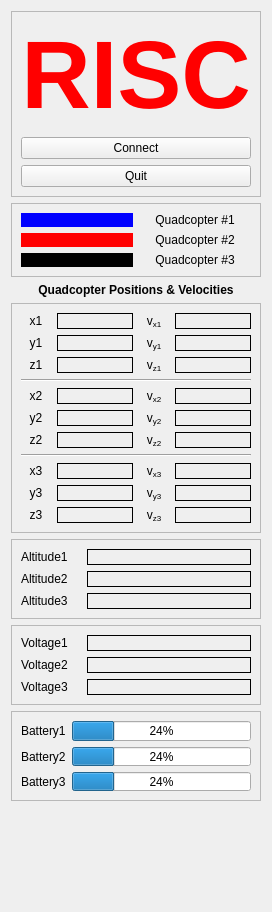
   <widget class="QWidget" name="dockWidgetContents_2">
    <layout class="QGridLayout" name="gridLayout_5">
     <item row="0" column="0">
      <widget class="QFrame" name="frame">
       <property name="sizePolicy">
        <sizepolicy hsizetype="Minimum" vsizetype="Preferred">
         <horstretch>0</horstretch>
         <verstretch>0</verstretch>
        </sizepolicy>
       </property>
       <property name="frameShape">
        <enum>QFrame::StyledPanel</enum>
       </property>
       <property name="frameShadow">
        <enum>QFrame::Raised</enum>
       </property>
       <layout class="QVBoxLayout" name="verticalLayout_3">
        <item>
         <widget class="QLabel" name="label_10">
          <property name="font">
           <font>
            <pointsize>72</pointsize>
            <weight>75</weight>
            <bold>true</bold>
           </font>
          </property>
          <property name="autoFillBackground">
           <bool>true</bool>
          </property>
          <property name="styleSheet">
           <string notr="true">color: rgb(255, 0, 0);</string>
          </property>
          <property name="text">
           <string>&lt;html&gt;&lt;head/&gt;&lt;body&gt;&lt;p align=&quot;center&quot;&gt;RISC&lt;/p&gt;&lt;/body&gt;&lt;/html&gt;</string>
          </property>
          <property name="alignment">
           <set>Qt::AlignCenter</set>
          </property>
         </widget>
        </item>
        <item>
         <widget class="QPushButton" name="button_connect">
          <property name="enabled">
           <bool>true</bool>
          </property>
          <property name="sizePolicy">
           <sizepolicy hsizetype="MinimumExpanding" vsizetype="Fixed">
            <horstretch>0</horstretch>
            <verstretch>0</verstretch>
           </sizepolicy>
          </property>
          <property name="toolTip">
           <string>Set the target to the current joint trajectory state.</string>
          </property>
          <property name="statusTip">
           <string>Clear all waypoints and set the target to the current joint trajectory state.</string>
          </property>
          <property name="text">
           <string>Connect</string>
          </property>
         </widget>
        </item>
        <item>
         <widget class="QPushButton" name="quit_button">
          <property name="sizePolicy">
           <sizepolicy hsizetype="MinimumExpanding" vsizetype="Fixed">
            <horstretch>0</horstretch>
            <verstretch>0</verstretch>
           </sizepolicy>
          </property>
          <property name="text">
           <string>Quit</string>
          </property>
         </widget>
        </item>
       </layout>
      </widget>
     </item>
     <item row="7" column="0">
      <widget class="QFrame" name="frame_3">
       <property name="maximumSize">
        <size>
         <width>16777215</width>
         <height>90</height>
        </size>
       </property>
       <property name="frameShape">
        <enum>QFrame::StyledPanel</enum>
       </property>
       <property name="frameShadow">
        <enum>QFrame::Raised</enum>
       </property>
       <layout class="QGridLayout" name="gridLayout_4">
        <item row="0" column="1">
         <widget class="QProgressBar" name="BatteryProgressBar1">
          <property name="value">
           <number>24</number>
          </property>
         </widget>
        </item>
        <item row="1" column="1">
         <widget class="QProgressBar" name="BatteryProgressBar2">
          <property name="value">
           <number>24</number>
          </property>
         </widget>
        </item>
        <item row="0" column="0">
         <widget class="QLabel" name="label_4">
          <property name="text">
           <string>Battery1</string>
          </property>
         </widget>
        </item>
        <item row="1" column="0">
         <widget class="QLabel" name="label_5">
          <property name="text">
           <string>Battery2</string>
          </property>
         </widget>
        </item>
        <item row="2" column="0">
         <widget class="QLabel" name="label_6">
          <property name="text">
           <string>Battery3</string>
          </property>
         </widget>
        </item>
        <item row="2" column="1">
         <widget class="QProgressBar" name="BatteryProgressBar3">
          <property name="value">
           <number>24</number>
          </property>
         </widget>
        </item>
       </layout>
      </widget>
     </item>
     <item row="3" column="0">
      <widget class="QFrame" name="frame_5">
       <property name="minimumSize">
        <size>
         <width>0</width>
         <height>230</height>
        </size>
       </property>
       <property name="frameShape">
        <enum>QFrame::StyledPanel</enum>
       </property>
       <property name="frameShadow">
        <enum>QFrame::Raised</enum>
       </property>
       <layout class="QGridLayout" name="gridLayout_7">
        <item row="9" column="3">
         <widget class="QLabel" name="VelocityLabely3">
          <property name="styleSheet">
           <string notr="true">QLabel{
     border-width: 1px;
     border-style: solid;
     border-color: rgb(0, 0, 0);
}</string>
          </property>
          <property name="text">
           <string/>
          </property>
         </widget>
        </item>
        <item row="2" column="2">
         <widget class="QLabel" name="label_23">
          <property name="minimumSize">
           <size>
            <width>30</width>
            <height>0</height>
           </size>
          </property>
          <property name="maximumSize">
           <size>
            <width>30</width>
            <height>16777215</height>
           </size>
          </property>
          <property name="text">
           <string>&lt;html&gt;&lt;head/&gt;&lt;body&gt;&lt;p&gt;v&lt;span style=&quot; vertical-align:sub;&quot;&gt;z1&lt;/span&gt;&lt;/p&gt;&lt;/body&gt;&lt;/html&gt;</string>
          </property>
          <property name="alignment">
           <set>Qt::AlignCenter</set>
          </property>
         </widget>
        </item>
        <item row="10" column="2">
         <widget class="QLabel" name="label_51">
          <property name="minimumSize">
           <size>
            <width>30</width>
            <height>0</height>
           </size>
          </property>
          <property name="maximumSize">
           <size>
            <width>30</width>
            <height>16777215</height>
           </size>
          </property>
          <property name="text">
           <string>&lt;html&gt;&lt;head/&gt;&lt;body&gt;&lt;p&gt;v&lt;span style=&quot; vertical-align:sub;&quot;&gt;z3&lt;/span&gt;&lt;/p&gt;&lt;/body&gt;&lt;/html&gt;</string>
          </property>
          <property name="alignment">
           <set>Qt::AlignCenter</set>
          </property>
         </widget>
        </item>
        <item row="9" column="1">
         <widget class="QLabel" name="PositionLabely3">
          <property name="styleSheet">
           <string notr="true">QLabel{
     border-width: 1px;
     border-style: solid;
     border-color: rgb(0, 0, 0);
}</string>
          </property>
          <property name="text">
           <string/>
          </property>
         </widget>
        </item>
        <item row="0" column="3">
         <widget class="QLabel" name="VelocityLabelx1">
          <property name="styleSheet">
           <string notr="true">QLabel{
     border-width: 1px;
     border-style: solid;
     border-color: rgb(0, 0, 0);
}</string>
          </property>
          <property name="text">
           <string/>
          </property>
         </widget>
        </item>
        <item row="0" column="0">
         <widget class="QLabel" name="label_13">
          <property name="sizePolicy">
           <sizepolicy hsizetype="Fixed" vsizetype="Preferred">
            <horstretch>0</horstretch>
            <verstretch>0</verstretch>
           </sizepolicy>
          </property>
          <property name="minimumSize">
           <size>
            <width>30</width>
            <height>0</height>
           </size>
          </property>
          <property name="maximumSize">
           <size>
            <width>30</width>
            <height>16777215</height>
           </size>
          </property>
          <property name="text">
           <string>x1</string>
          </property>
          <property name="alignment">
           <set>Qt::AlignCenter</set>
          </property>
         </widget>
        </item>
        <item row="7" column="0" colspan="4">
         <widget class="Line" name="line_2">
          <property name="orientation">
           <enum>Qt::Horizontal</enum>
          </property>
         </widget>
        </item>
        <item row="6" column="0">
         <widget class="QLabel" name="label_40">
          <property name="sizePolicy">
           <sizepolicy hsizetype="Fixed" vsizetype="Preferred">
            <horstretch>0</horstretch>
            <verstretch>0</verstretch>
           </sizepolicy>
          </property>
          <property name="minimumSize">
           <size>
            <width>30</width>
            <height>0</height>
           </size>
          </property>
          <property name="maximumSize">
           <size>
            <width>30</width>
            <height>16777215</height>
           </size>
          </property>
          <property name="text">
           <string>z2</string>
          </property>
          <property name="alignment">
           <set>Qt::AlignCenter</set>
          </property>
         </widget>
        </item>
        <item row="3" column="0" colspan="4">
         <widget class="Line" name="line">
          <property name="orientation">
           <enum>Qt::Horizontal</enum>
          </property>
         </widget>
        </item>
        <item row="8" column="0">
         <widget class="QLabel" name="label_44">
          <property name="sizePolicy">
           <sizepolicy hsizetype="Fixed" vsizetype="Preferred">
            <horstretch>0</horstretch>
            <verstretch>0</verstretch>
           </sizepolicy>
          </property>
          <property name="minimumSize">
           <size>
            <width>30</width>
            <height>0</height>
           </size>
          </property>
          <property name="maximumSize">
           <size>
            <width>30</width>
            <height>16777215</height>
           </size>
          </property>
          <property name="text">
           <string>x3</string>
          </property>
          <property name="alignment">
           <set>Qt::AlignCenter</set>
          </property>
         </widget>
        </item>
        <item row="1" column="2">
         <widget class="QLabel" name="label_20">
          <property name="minimumSize">
           <size>
            <width>30</width>
            <height>0</height>
           </size>
          </property>
          <property name="maximumSize">
           <size>
            <width>30</width>
            <height>16777215</height>
           </size>
          </property>
          <property name="text">
           <string>&lt;html&gt;&lt;head/&gt;&lt;body&gt;&lt;p&gt;v&lt;span style=&quot; vertical-align:sub;&quot;&gt;y1&lt;/span&gt;&lt;/p&gt;&lt;/body&gt;&lt;/html&gt;</string>
          </property>
          <property name="alignment">
           <set>Qt::AlignCenter</set>
          </property>
         </widget>
        </item>
        <item row="9" column="0">
         <widget class="QLabel" name="label_48">
          <property name="sizePolicy">
           <sizepolicy hsizetype="Fixed" vsizetype="Preferred">
            <horstretch>0</horstretch>
            <verstretch>0</verstretch>
           </sizepolicy>
          </property>
          <property name="minimumSize">
           <size>
            <width>30</width>
            <height>0</height>
           </size>
          </property>
          <property name="maximumSize">
           <size>
            <width>30</width>
            <height>16777215</height>
           </size>
          </property>
          <property name="text">
           <string>y3</string>
          </property>
          <property name="alignment">
           <set>Qt::AlignCenter</set>
          </property>
         </widget>
        </item>
        <item row="6" column="2">
         <widget class="QLabel" name="label_39">
          <property name="minimumSize">
           <size>
            <width>30</width>
            <height>0</height>
           </size>
          </property>
          <property name="maximumSize">
           <size>
            <width>30</width>
            <height>16777215</height>
           </size>
          </property>
          <property name="text">
           <string>&lt;html&gt;&lt;head/&gt;&lt;body&gt;&lt;p&gt;v&lt;span style=&quot; vertical-align:sub;&quot;&gt;z2&lt;/span&gt;&lt;/p&gt;&lt;/body&gt;&lt;/html&gt;</string>
          </property>
          <property name="alignment">
           <set>Qt::AlignCenter</set>
          </property>
         </widget>
        </item>
        <item row="5" column="2">
         <widget class="QLabel" name="label_35">
          <property name="minimumSize">
           <size>
            <width>30</width>
            <height>0</height>
           </size>
          </property>
          <property name="maximumSize">
           <size>
            <width>30</width>
            <height>16777215</height>
           </size>
          </property>
          <property name="text">
           <string>&lt;html&gt;&lt;head/&gt;&lt;body&gt;&lt;p&gt;v&lt;span style=&quot; vertical-align:sub;&quot;&gt;y2&lt;/span&gt;&lt;/p&gt;&lt;/body&gt;&lt;/html&gt;</string>
          </property>
          <property name="alignment">
           <set>Qt::AlignCenter</set>
          </property>
         </widget>
        </item>
        <item row="6" column="3">
         <widget class="QLabel" name="VelocityLabelz2">
          <property name="styleSheet">
           <string notr="true">QLabel{
     border-width: 1px;
     border-style: solid;
     border-color: rgb(0, 0, 0);
}</string>
          </property>
          <property name="text">
           <string/>
          </property>
         </widget>
        </item>
        <item row="5" column="0">
         <widget class="QLabel" name="label_36">
          <property name="sizePolicy">
           <sizepolicy hsizetype="Fixed" vsizetype="Preferred">
            <horstretch>0</horstretch>
            <verstretch>0</verstretch>
           </sizepolicy>
          </property>
          <property name="minimumSize">
           <size>
            <width>30</width>
            <height>0</height>
           </size>
          </property>
          <property name="maximumSize">
           <size>
            <width>30</width>
            <height>16777215</height>
           </size>
          </property>
          <property name="text">
           <string>y2</string>
          </property>
          <property name="alignment">
           <set>Qt::AlignCenter</set>
          </property>
         </widget>
        </item>
        <item row="4" column="0">
         <widget class="QLabel" name="label_28">
          <property name="sizePolicy">
           <sizepolicy hsizetype="Fixed" vsizetype="Preferred">
            <horstretch>0</horstretch>
            <verstretch>0</verstretch>
           </sizepolicy>
          </property>
          <property name="minimumSize">
           <size>
            <width>30</width>
            <height>0</height>
           </size>
          </property>
          <property name="maximumSize">
           <size>
            <width>30</width>
            <height>16777215</height>
           </size>
          </property>
          <property name="text">
           <string>x2</string>
          </property>
          <property name="alignment">
           <set>Qt::AlignCenter</set>
          </property>
         </widget>
        </item>
        <item row="10" column="1">
         <widget class="QLabel" name="PositionLabelz3">
          <property name="styleSheet">
           <string notr="true">QLabel{
     border-width: 1px;
     border-style: solid;
     border-color: rgb(0, 0, 0);
}</string>
          </property>
          <property name="text">
           <string/>
          </property>
         </widget>
        </item>
        <item row="6" column="1">
         <widget class="QLabel" name="PositionLabelz2">
          <property name="styleSheet">
           <string notr="true">QLabel{
     border-width: 1px;
     border-style: solid;
     border-color: rgb(0, 0, 0);
}</string>
          </property>
          <property name="text">
           <string/>
          </property>
         </widget>
        </item>
        <item row="0" column="2">
         <widget class="QLabel" name="label_15">
          <property name="minimumSize">
           <size>
            <width>30</width>
            <height>0</height>
           </size>
          </property>
          <property name="maximumSize">
           <size>
            <width>30</width>
            <height>16777215</height>
           </size>
          </property>
          <property name="text">
           <string>&lt;html&gt;&lt;head/&gt;&lt;body&gt;&lt;p&gt;v&lt;span style=&quot; vertical-align:sub;&quot;&gt;x1&lt;/span&gt;&lt;/p&gt;&lt;/body&gt;&lt;/html&gt;</string>
          </property>
          <property name="alignment">
           <set>Qt::AlignCenter</set>
          </property>
         </widget>
        </item>
        <item row="4" column="1">
         <widget class="QLabel" name="PositionLabelx2">
          <property name="styleSheet">
           <string notr="true">QLabel{
     border-width: 1px;
     border-style: solid;
     border-color: rgb(0, 0, 0);
}</string>
          </property>
          <property name="text">
           <string/>
          </property>
         </widget>
        </item>
        <item row="10" column="0">
         <widget class="QLabel" name="label_52">
          <property name="sizePolicy">
           <sizepolicy hsizetype="Fixed" vsizetype="Preferred">
            <horstretch>0</horstretch>
            <verstretch>0</verstretch>
           </sizepolicy>
          </property>
          <property name="minimumSize">
           <size>
            <width>30</width>
            <height>0</height>
           </size>
          </property>
          <property name="maximumSize">
           <size>
            <width>30</width>
            <height>16777215</height>
           </size>
          </property>
          <property name="text">
           <string>z3</string>
          </property>
          <property name="alignment">
           <set>Qt::AlignCenter</set>
          </property>
         </widget>
        </item>
        <item row="1" column="0">
         <widget class="QLabel" name="label_18">
          <property name="sizePolicy">
           <sizepolicy hsizetype="Fixed" vsizetype="Preferred">
            <horstretch>0</horstretch>
            <verstretch>0</verstretch>
           </sizepolicy>
          </property>
          <property name="minimumSize">
           <size>
            <width>30</width>
            <height>0</height>
           </size>
          </property>
          <property name="maximumSize">
           <size>
            <width>30</width>
            <height>16777215</height>
           </size>
          </property>
          <property name="text">
           <string>y1</string>
          </property>
          <property name="alignment">
           <set>Qt::AlignCenter</set>
          </property>
         </widget>
        </item>
        <item row="2" column="1">
         <widget class="QLabel" name="PositionLabelz1">
          <property name="styleSheet">
           <string notr="true">QLabel{
     border-width: 1px;
     border-style: solid;
     border-color: rgb(0, 0, 0);
}</string>
          </property>
          <property name="text">
           <string/>
          </property>
         </widget>
        </item>
        <item row="5" column="3">
         <widget class="QLabel" name="VelocityLabely2">
          <property name="styleSheet">
           <string notr="true">QLabel{
     border-width: 1px;
     border-style: solid;
     border-color: rgb(0, 0, 0);
}</string>
          </property>
          <property name="text">
           <string/>
          </property>
         </widget>
        </item>
        <item row="1" column="1">
         <widget class="QLabel" name="PositionLabely1">
          <property name="styleSheet">
           <string notr="true">QLabel{
     border-width: 1px;
     border-style: solid;
     border-color: rgb(0, 0, 0);
}</string>
          </property>
          <property name="text">
           <string/>
          </property>
         </widget>
        </item>
        <item row="9" column="2">
         <widget class="QLabel" name="label_47">
          <property name="minimumSize">
           <size>
            <width>30</width>
            <height>0</height>
           </size>
          </property>
          <property name="maximumSize">
           <size>
            <width>30</width>
            <height>16777215</height>
           </size>
          </property>
          <property name="text">
           <string>&lt;html&gt;&lt;head/&gt;&lt;body&gt;&lt;p&gt;v&lt;span style=&quot; vertical-align:sub;&quot;&gt;y3&lt;/span&gt;&lt;/p&gt;&lt;/body&gt;&lt;/html&gt;</string>
          </property>
          <property name="alignment">
           <set>Qt::AlignCenter</set>
          </property>
         </widget>
        </item>
        <item row="2" column="0">
         <widget class="QLabel" name="label_24">
          <property name="sizePolicy">
           <sizepolicy hsizetype="Fixed" vsizetype="Preferred">
            <horstretch>0</horstretch>
            <verstretch>0</verstretch>
           </sizepolicy>
          </property>
          <property name="minimumSize">
           <size>
            <width>30</width>
            <height>0</height>
           </size>
          </property>
          <property name="maximumSize">
           <size>
            <width>30</width>
            <height>16777215</height>
           </size>
          </property>
          <property name="text">
           <string>z1</string>
          </property>
          <property name="alignment">
           <set>Qt::AlignCenter</set>
          </property>
         </widget>
        </item>
        <item row="0" column="1">
         <widget class="QLabel" name="PositionLabelx1">
          <property name="styleSheet">
           <string notr="true">QLabel{
     border-width: 1px;
     border-style: solid;
     border-color: rgb(0, 0, 0);
}</string>
          </property>
          <property name="text">
           <string/>
          </property>
         </widget>
        </item>
        <item row="8" column="3">
         <widget class="QLabel" name="VelocityLabelx3">
          <property name="styleSheet">
           <string notr="true">QLabel{
     border-width: 1px;
     border-style: solid;
     border-color: rgb(0, 0, 0);
}</string>
          </property>
          <property name="text">
           <string/>
          </property>
         </widget>
        </item>
        <item row="4" column="2">
         <widget class="QLabel" name="label_27">
          <property name="minimumSize">
           <size>
            <width>30</width>
            <height>0</height>
           </size>
          </property>
          <property name="maximumSize">
           <size>
            <width>30</width>
            <height>16777215</height>
           </size>
          </property>
          <property name="text">
           <string>&lt;html&gt;&lt;head/&gt;&lt;body&gt;&lt;p&gt;v&lt;span style=&quot; vertical-align:sub;&quot;&gt;x2&lt;/span&gt;&lt;/p&gt;&lt;/body&gt;&lt;/html&gt;</string>
          </property>
          <property name="alignment">
           <set>Qt::AlignCenter</set>
          </property>
         </widget>
        </item>
        <item row="1" column="3">
         <widget class="QLabel" name="VelocityLabely1">
          <property name="styleSheet">
           <string notr="true">QLabel{
     border-width: 1px;
     border-style: solid;
     border-color: rgb(0, 0, 0);
}</string>
          </property>
          <property name="text">
           <string/>
          </property>
         </widget>
        </item>
        <item row="10" column="3">
         <widget class="QLabel" name="VelocityLabelz3">
          <property name="styleSheet">
           <string notr="true">QLabel{
     border-width: 1px;
     border-style: solid;
     border-color: rgb(0, 0, 0);
}</string>
          </property>
          <property name="text">
           <string/>
          </property>
         </widget>
        </item>
        <item row="8" column="1">
         <widget class="QLabel" name="PositionLabelx3">
          <property name="styleSheet">
           <string notr="true">QLabel{
     border-width: 1px;
     border-style: solid;
     border-color: rgb(0, 0, 0);
}</string>
          </property>
          <property name="text">
           <string/>
          </property>
         </widget>
        </item>
        <item row="5" column="1">
         <widget class="QLabel" name="PositionLabely2">
          <property name="styleSheet">
           <string notr="true">QLabel{
     border-width: 1px;
     border-style: solid;
     border-color: rgb(0, 0, 0);
}</string>
          </property>
          <property name="text">
           <string/>
          </property>
         </widget>
        </item>
        <item row="4" column="3">
         <widget class="QLabel" name="VelocityLabelx2">
          <property name="styleSheet">
           <string notr="true">QLabel{
     border-width: 1px;
     border-style: solid;
     border-color: rgb(0, 0, 0);
}</string>
          </property>
          <property name="text">
           <string/>
          </property>
         </widget>
        </item>
        <item row="8" column="2">
         <widget class="QLabel" name="label_43">
          <property name="minimumSize">
           <size>
            <width>30</width>
            <height>0</height>
           </size>
          </property>
          <property name="maximumSize">
           <size>
            <width>30</width>
            <height>16777215</height>
           </size>
          </property>
          <property name="text">
           <string>&lt;html&gt;&lt;head/&gt;&lt;body&gt;&lt;p&gt;v&lt;span style=&quot; vertical-align:sub;&quot;&gt;x3&lt;/span&gt;&lt;/p&gt;&lt;/body&gt;&lt;/html&gt;</string>
          </property>
          <property name="alignment">
           <set>Qt::AlignCenter</set>
          </property>
         </widget>
        </item>
        <item row="2" column="3">
         <widget class="QLabel" name="VelocityLabelz1">
          <property name="styleSheet">
           <string notr="true">QLabel{
     border-width: 1px;
     border-style: solid;
     border-color: rgb(0, 0, 0);
}</string>
          </property>
          <property name="text">
           <string/>
          </property>
         </widget>
        </item>
       </layout>
      </widget>
     </item>
     <item row="1" column="0">
      <widget class="QFrame" name="frame_7">
       <property name="frameShape">
        <enum>QFrame::StyledPanel</enum>
       </property>
       <property name="frameShadow">
        <enum>QFrame::Raised</enum>
       </property>
       <layout class="QGridLayout" name="gridLayout_9">
        <item row="0" column="0">
         <widget class="QLabel" name="label_14">
          <property name="styleSheet">
           <string notr="true">background-color: rgb(0, 0, 255);</string>
          </property>
          <property name="text">
           <string/>
          </property>
         </widget>
        </item>
        <item row="0" column="1">
         <widget class="QLabel" name="label_16">
          <property name="text">
           <string>Quadcopter #1</string>
          </property>
          <property name="alignment">
           <set>Qt::AlignCenter</set>
          </property>
         </widget>
        </item>
        <item row="1" column="0">
         <widget class="QLabel" name="label_19">
          <property name="styleSheet">
           <string notr="true">background-color: rgb(255, 0, 0);</string>
          </property>
          <property name="text">
           <string/>
          </property>
         </widget>
        </item>
        <item row="1" column="1">
         <widget class="QLabel" name="label_21">
          <property name="text">
           <string>Quadcopter #2</string>
          </property>
          <property name="alignment">
           <set>Qt::AlignCenter</set>
          </property>
         </widget>
        </item>
        <item row="2" column="0">
         <widget class="QLabel" name="label_17">
          <property name="styleSheet">
           <string notr="true">background-color: rgb(0, 0, 0);</string>
          </property>
          <property name="text">
           <string/>
          </property>
         </widget>
        </item>
        <item row="2" column="1">
         <widget class="QLabel" name="label_22">
          <property name="text">
           <string>Quadcopter #3</string>
          </property>
          <property name="alignment">
           <set>Qt::AlignCenter</set>
          </property>
         </widget>
        </item>
       </layout>
      </widget>
     </item>
     <item row="2" column="0">
      <widget class="QLabel" name="label_31">
       <property name="font">
        <font>
         <weight>75</weight>
         <bold>true</bold>
        </font>
       </property>
       <property name="text">
        <string>Quadcopter Positions &amp; Velocities</string>
       </property>
       <property name="alignment">
        <set>Qt::AlignCenter</set>
       </property>
      </widget>
     </item>
     <item row="4" column="0">
      <widget class="QFrame" name="frame_2">
       <property name="minimumSize">
        <size>
         <width>0</width>
         <height>0</height>
        </size>
       </property>
       <property name="maximumSize">
        <size>
         <width>16777215</width>
         <height>90</height>
        </size>
       </property>
       <property name="frameShape">
        <enum>QFrame::StyledPanel</enum>
       </property>
       <property name="frameShadow">
        <enum>QFrame::Raised</enum>
       </property>
       <layout class="QGridLayout" name="gridLayout_2">
        <item row="1" column="0">
         <widget class="QLabel" name="label_2">
          <property name="text">
           <string>Altitude2</string>
          </property>
         </widget>
        </item>
        <item row="2" column="0">
         <widget class="QLabel" name="label_3">
          <property name="text">
           <string>Altitude3</string>
          </property>
         </widget>
        </item>
        <item row="1" column="1">
         <widget class="QLabel" name="AltitudeLabel2">
          <property name="styleSheet">
           <string notr="true">QLabel{
     border-width: 1px;
     border-style: solid;
     border-color: rgb(0, 0, 0);
}</string>
          </property>
          <property name="text">
           <string/>
          </property>
         </widget>
        </item>
        <item row="2" column="1">
         <widget class="QLabel" name="AltitudeLabel3">
          <property name="styleSheet">
           <string notr="true">QLabel{
     border-width: 1px;
     border-style: solid;
     border-color: rgb(0, 0, 0);
}</string>
          </property>
          <property name="text">
           <string/>
          </property>
         </widget>
        </item>
        <item row="0" column="1">
         <widget class="QLabel" name="AltitudeLabel1">
          <property name="maximumSize">
           <size>
            <width>200</width>
            <height>16777215</height>
           </size>
          </property>
          <property name="styleSheet">
           <string notr="true">QLabel{
     border-width: 1px;
     border-style: solid;
     border-color: rgb(0, 0, 0);
}</string>
          </property>
          <property name="text">
           <string/>
          </property>
          <property name="alignment">
           <set>Qt::AlignCenter</set>
          </property>
          <property name="margin">
           <number>0</number>
          </property>
         </widget>
        </item>
        <item row="0" column="0">
         <widget class="QLabel" name="label">
          <property name="maximumSize">
           <size>
            <width>60</width>
            <height>16777215</height>
           </size>
          </property>
          <property name="text">
           <string>Altitude1</string>
          </property>
         </widget>
        </item>
       </layout>
      </widget>
     </item>
     <item row="6" column="0">
      <widget class="QFrame" name="frame_6">
       <property name="maximumSize">
        <size>
         <width>16777215</width>
         <height>110</height>
        </size>
       </property>
       <property name="frameShape">
        <enum>QFrame::StyledPanel</enum>
       </property>
       <property name="frameShadow">
        <enum>QFrame::Raised</enum>
       </property>
       <layout class="QGridLayout" name="gridLayout_8">
        <item row="0" column="0">
         <widget class="QLabel" name="label_32">
          <property name="maximumSize">
           <size>
            <width>60</width>
            <height>16777215</height>
           </size>
          </property>
          <property name="text">
           <string>Voltage1</string>
          </property>
         </widget>
        </item>
        <item row="1" column="0">
         <widget class="QLabel" name="label_33">
          <property name="text">
           <string>Voltage2</string>
          </property>
         </widget>
        </item>
        <item row="2" column="0">
         <widget class="QLabel" name="label_34">
          <property name="text">
           <string>Voltage3</string>
          </property>
         </widget>
        </item>
        <item row="0" column="1">
         <widget class="QLabel" name="VoltageLabel1">
          <property name="styleSheet">
           <string notr="true">QLabel{
     border-width: 1px;
     border-style: solid;
     border-color: rgb(0, 0, 0);
}</string>
          </property>
          <property name="text">
           <string/>
          </property>
         </widget>
        </item>
        <item row="1" column="1">
         <widget class="QLabel" name="VoltageLabel2">
          <property name="styleSheet">
           <string notr="true">QLabel{
     border-width: 1px;
     border-style: solid;
     border-color: rgb(0, 0, 0);
}</string>
          </property>
          <property name="text">
           <string/>
          </property>
         </widget>
        </item>
        <item row="2" column="1">
         <widget class="QLabel" name="VoltageLabel3">
          <property name="styleSheet">
           <string notr="true">QLabel{
     border-width: 1px;
     border-style: solid;
     border-color: rgb(0, 0, 0);
}</string>
          </property>
          <property name="text">
           <string/>
          </property>
         </widget>
        </item>
       </layout>
      </widget>
     </item>
     <item row="8" column="0">
      <spacer name="verticalSpacer">
       <property name="orientation">
        <enum>Qt::Vertical</enum>
       </property>
       <property name="sizeHint" stdset="0">
        <size>
         <width>20</width>
         <height>100</height>
        </size>
       </property>
      </spacer>
     </item>
    </layout>
   </widget>
